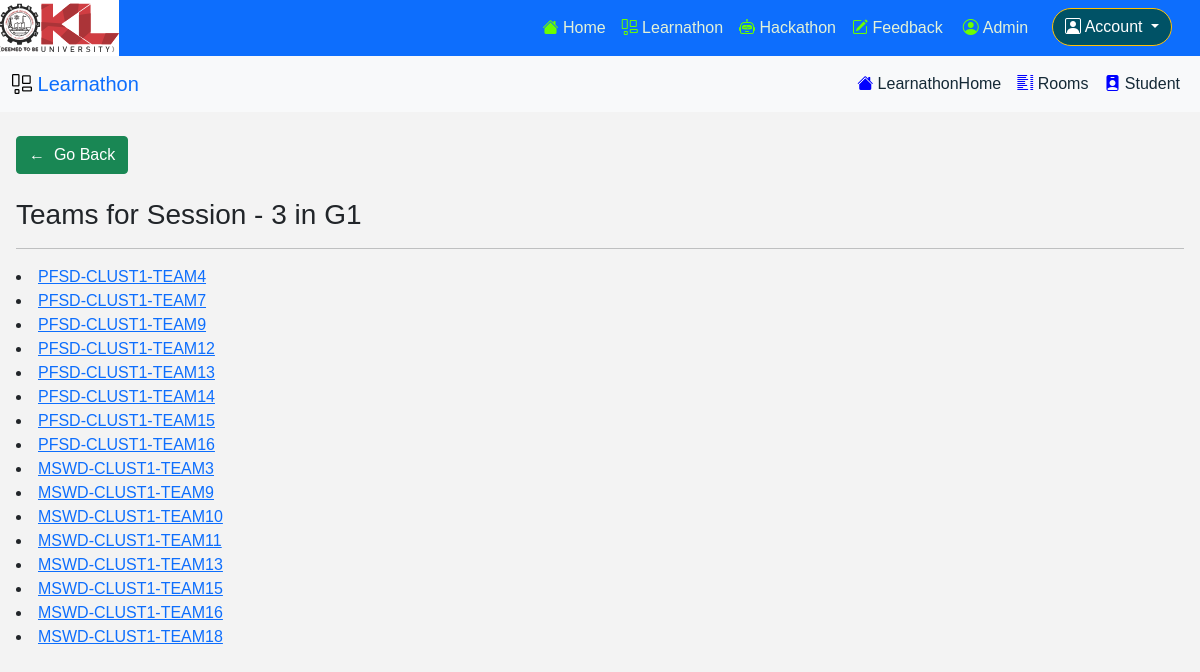
/learnathon/rooms/review/3/G1 (signed in), run on the app's committed database.
### pages/models.py (models this page shows, shortened)
class Team(models.Model):
    name = models.CharField(max_length=1024)
    cluster = models.IntegerField(default=1, blank=True)
    business_system = models.ForeignKey(to=BusinessSystem, db_column='bs_name', on_delete=models.CASCADE, null=True)
    course = models.CharField(max_length=4)
    number = models.IntegerField()

### learnathon/views.py (the view)
# urls.py: path('rooms/review/<int:review_no>/<str:room_no>', review_score_post, name='learnathon_review_score_post'),
def review_score_post(request, review_no, room_no):
    if not request.user.is_authenticated:
        return redirect('login')
    room = Room.objects.get(number=room_no)
    review = Review.objects.get(number=review_no)
    if not review.scoring_open:
        return redirect('learnathon_review_page', room_no=room_no)
    trrs = TeamReviewRoom.objects.filter(room=room, review=review).first()
    context = {'review_no': review_no, 'room_no': room_no}
    if trrs:
        context['teams'] = TeamReviewRoom.get_teams_with_review_room(review, room)
    else:
        context['teams'] = []
    return render(request, 'learnathon/review_post_score.html', context=context)

### learnathon/templatetags/has_group.py (called while the page is built)
@register.filter(name='has_group')
def has_group(user, group_name):
    return user.groups.filter(name=group_name).exists()

### pages/models.py (called while the page is built)
    def get_teams_with_review_room(review, room):
        trrs = TeamReviewRoom.objects.filter(review=review, room=room)
        teams = []
        it = trrs.iterator()
        for i in it:
            teams.append(i.team)
        return teams

### learnathon/templates/learnathon/review_post_score.html (shortened to what this page needs)
{% extends 'learnathon/base.html' %}
{% block content %}
<div class="mx-3">
    <div class="my-4">
    <a class="btn btn-success" href="{% url 'learnathon_review_page' room_no=room_no %}">&larr;&nbsp;&nbsp;Go Back</a>
    </div>
<h3>Teams for Session - {{review_no}} in {{room_no}}</h3>
<hr />
{% if teams %}
{% for team in teams %}
<li><a href="{% url 'learnathon_review_score_post_form' review_no=review_no team_no=team.name %}">{{team.name}}</a></li>
{% endfor %}
{% else %}
<p>No teams are allocated to this room in this slot :-)</p>
{% endif %}
</div>
{% endblock content %}

### static/css/main.css (style rules this page uses)
* { margin: 0; padding: 0; box-sizing: border-box; font-family: 'Montserrat', sans-serif; }
body { background: #f3f3f3; }

### data on the page
Team: name "PFSD-CLUST1-TEAM4"
Team: name "PFSD-CLUST1-TEAM7"
Team: name "PFSD-CLUST1-TEAM9"
Team: name "PFSD-CLUST1-TEAM12"
Team: name "PFSD-CLUST1-TEAM13"
Team: name "PFSD-CLUST1-TEAM14"
Team: name "PFSD-CLUST1-TEAM15"
Team: name "PFSD-CLUST1-TEAM16"
Team: name "MSWD-CLUST1-TEAM3"
Team: name "MSWD-CLUST1-TEAM9"
Team: name "MSWD-CLUST1-TEAM10"
Team: name "MSWD-CLUST1-TEAM11"
Team: name "MSWD-CLUST1-TEAM13"
Team: name "MSWD-CLUST1-TEAM15"
Team: name "MSWD-CLUST1-TEAM16"
Team: name "MSWD-CLUST1-TEAM18"

### other printed values
{{ review_no }} "3"
{{ room_no }} "G1"
